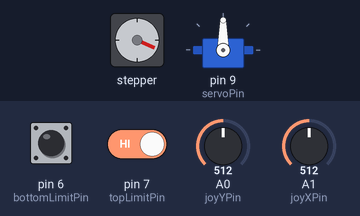
The sketch below on a simulated Arduino Uno, built with avr-gcc and run on an emulated ATmega328P. Parts: stepper motor, servo. Wiring (inferred from the names in the program): stepper motor driver (200 steps per turn assumed): step pin 4; direction pin 2; enable pin 8; servo: signal pin 9. The inputs (shaded band) are chosen by the test bench; at power-on: A1 (joyXPin) = 512, pin 6 (bottomLimitPin) HIGH, pin 7 (topLimitPin) HIGH, A0 (joyYPin) = 512. Servo pulses on a pin are drawn as a servo (544–2400 µs = 0–180°); what the sketch prints to the serial monitor is not drawn.

Above: at 1.2 s.
1.3 s: A1 (joyXPin) set to 542
At 1.65 s:
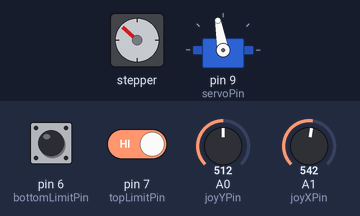
4.3 s: pin 6 (bottomLimitPin) pulled LOW for 0.15 s
At 4.3 s:
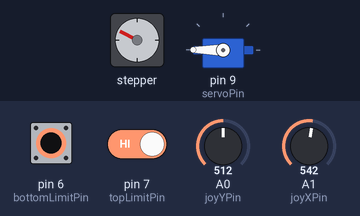
5.9 s: A1 (joyXPin) set to 498
7.4 s: A1 (joyXPin) set to 481
At 8.2 s:
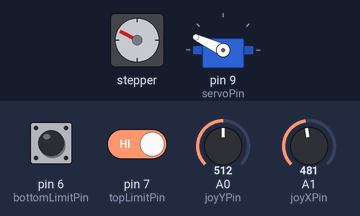
10.4 s: pin 6 (bottomLimitPin) pulled LOW for 1 s
Timing chart, 0 to 14.3 s (numbered marks = the images above; inputs shaded):
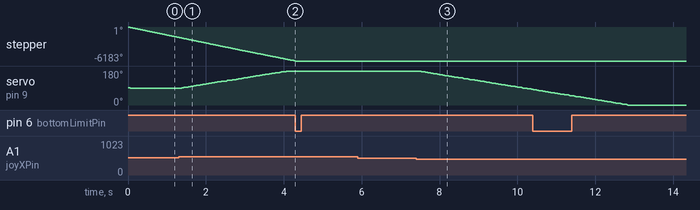

The sketch:

Workingcode.ino
```cpp
// --------------------
// Pins
#define dirPin 2
#define stepPin 4
#define enablePin 8

#define bottomLimitPin 6
#define topLimitPin 7

#define joyYPin A0
#define joyXPin A1

#define servoPin 9

// --------------------
// Servo parameters
int servoPos = 135;
const int minAngle = 0;
const int maxAngle = 270;
const int deadZoneLow = 490;
const int deadZoneHigh = 530;
const int stepSize = 1;

const int servoMoveInterval = 20; // ms
unsigned long lastServoMove = 0;

unsigned long lastServoPulse = 0;
const int pwmPeriod = 20000; // µs

// --------------------
// Stepper parameters
const float maxSpeed = 1000;
const int deadzone = 100;
const long stepDelayMicros = 1000000 / maxSpeed;

bool homed = false;

// --------------------
// Level control
const float totalTravelCm = 30.0;
const float stepDistanceCm = 10.0;
const int stepsPerCm = 200;  // <-- EDIT this for your machine!
int currentLevel = 1;
int targetLevel = 1;

// --------------------
void setup() {
  pinMode(enablePin, OUTPUT);
  digitalWrite(enablePin, LOW);

  pinMode(stepPin, OUTPUT);
  pinMode(dirPin, OUTPUT);

  pinMode(topLimitPin, INPUT_PULLUP);
  pinMode(bottomLimitPin, INPUT_PULLUP);

  pinMode(servoPin, OUTPUT);

  Serial.begin(9600);
  Serial.println("System Ready. Homing first...");
}

// --------------------
void loop() {
  unsigned long nowMillis = millis();
  unsigned long nowMicros = micros();

  // Always send servo PWM
  if (nowMicros - lastServoPulse >= pwmPeriod) {
    sendServoPulse();
    lastServoPulse = nowMicros;
  }

  // Servo control
  int joyX = analogRead(joyXPin);
  if (nowMillis - lastServoMove >= servoMoveInterval) {
    if (joyX < deadZoneLow) {
      servoPos = max(minAngle, servoPos - stepSize);
    } else if (joyX > deadZoneHigh) {
      servoPos = min(maxAngle, servoPos + stepSize);
    }
    lastServoMove = nowMillis;
  }

  bool bottomPressed = digitalRead(bottomLimitPin) == LOW;

  // --------------------
  // Homing
  if (!homed) {
    if (!bottomPressed) {
      digitalWrite(dirPin, LOW); // LOW for DOWN → move to home
      stepOnce();
    } else {
      homed = true;
      currentLevel = 1;
      targetLevel = 1;
      Serial.println("Homing complete. Current level: 1");
      Serial.println("Enter target level (1–4):");
    }
    return; // wait until homed
  }

  // --------------------
  // Handle Serial input
  if (Serial.available()) {
    int inputLevel = Serial.parseInt();
    if (inputLevel >= 1 && inputLevel <= 4) {
      targetLevel = inputLevel;
      Serial.print("Target level set to: ");
      Serial.println(targetLevel);
    } else {
      Serial.println("Invalid level. Enter 1–4.");
    }
  }

  // --------------------
  // Go to target level if needed
  if (currentLevel != targetLevel) {
    if (targetLevel > currentLevel) {
      // Going UP to higher level
      digitalWrite(dirPin, HIGH); // HIGH for UP
      bool topPressed = digitalRead(topLimitPin) == LOW;

      if (!topPressed) {
        stepDistance(stepDistanceCm);
        currentLevel++;
        Serial.print("Now at level: ");
        Serial.println(currentLevel);
      } else {
        Serial.println("Top limit hit!");
      }
    } else if (targetLevel < currentLevel) {
      // Going DOWN to lower level
      digitalWrite(dirPin, LOW); // LOW for DOWN
      if (!bottomPressed) {
        stepDistance(stepDistanceCm);
        currentLevel--;
        Serial.print("Now at level: ");
        Serial.println(currentLevel);
      } else {
        Serial.println("Bottom limit hit!");
        currentLevel = 1; // Safety
      }
    }
  } else {
    // Allow joystick manual only if not moving automatically
    handleManualStepper();
  }
}

// --------------------
void stepOnce() {
  digitalWrite(stepPin, HIGH);
  delayMicroseconds(5);
  digitalWrite(stepPin, LOW);
  delayMicroseconds(stepDelayMicros - 5);
}

void stepDistance(float cm) {
  int steps = (int)(cm * stepsPerCm);
  for (int i = 0; i < steps; i++) {
    stepOnce();
  }
}

// --------------------
void handleManualStepper() {
  int joyY = analogRead(joyYPin);
  bool topPressed = digitalRead(topLimitPin) == LOW;
  bool bottomPressed = digitalRead(bottomLimitPin) == LOW;

  int movementDir = 0;
  if (joyY > 512 + deadzone) {
    movementDir = 1; // UP
  } else if (joyY < 512 - deadzone) {
    movementDir = -1; // DOWN
  }

  if (topPressed && movementDir == 1) movementDir = 0;
  if (bottomPressed && movementDir == -1) movementDir = 0;

  if (movementDir != 0) {
    digitalWrite(dirPin, movementDir == 1 ? HIGH : LOW);
    stepOnce();
  }
}

// --------------------
void sendServoPulse() {
  int pulseWidth = map(servoPos, 0, 270, 500, 2500);
  digitalWrite(servoPin, HIGH);
  delayMicroseconds(pulseWidth);
  digitalWrite(servoPin, LOW);
}
```

Measured:
- the behaviour switches between 530 and 531 on A1 (joyXPin) (found by bisection; images 0 and 1)
- the behaviour switches between 490 and 489 on A1 (joyXPin) (found by bisection; images 2 and 3)
- after the input at 1.3 s, servo on pin 9 (servoPin): moves from 90° to 180° over 2.7 s, starting after 0.08 s
- after the input at 4.3 s, stepper: stops changing and stays -6183°
- after the input at 5.9 s, every drawn part: stays the same
- after the input at 7.4 s, servo on pin 9 (servoPin): moves from 180° to 83° over 2.9 s, starting after 0.07 s
